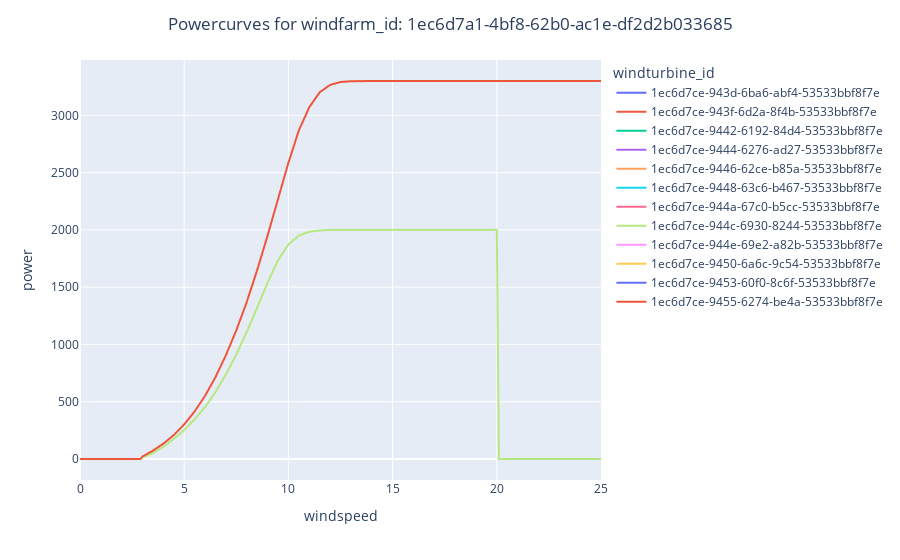

Notebook cell for this chart:
### Code cell
farm='1ec6d7a1-4bf8-62b0-ac1e-df2d2b033685'
p_df = power_df[power_df.windfarm_id==farm]

fig = px.line(p_df, x="windspeed", y="power", color='windturbine_id')
fig.update_layout(title_text=f"Powercurves for windfarm_id: {farm}", title_x=0.5)
fig.show()

### Figure 1 — Plotly figure (JSON) as saved in the notebook; plotly's stock layout.template omitted (floating-point values rounded to 4 significant figures; data arrays with more than 128 entries replaced by an {"elided": "..."} marker saying what was removed)
{"data": [{"hovertemplate": "windturbine_id=1ec6d7ce-943d-6ba6-abf4-53533bbf8f7e<br>windspeed=%{x}<br>power=%{y}<extra></extra>", "legendgroup": "1ec6d7ce-943d-6ba6-abf4-53533bbf8f7e", "line": {"color": "#636efa", "dash": "solid"}, "marker": {"symbol": "circle"}, "mode": "lines", "name": "1ec6d7ce-943d-6ba6-abf4-53533bbf8f7e", "showlegend": true, "type": "scattergl", "x": {"elided": "251 float values"}, "xaxis": "x", "y": {"elided": "251 float values"}, "yaxis": "y"}, {"hovertemplate": "windturbine_id=1ec6d7ce-943f-6d2a-8f4b-53533bbf8f7e<br>windspeed=%{x}<br>power=%{y}<extra></extra>", "legendgroup": "1ec6d7ce-943f-6d2a-8f4b-53533bbf8f7e", "line": {"color": "#EF553B", "dash": "solid"}, "marker": {"symbol": "circle"}, "mode": "lines", "name": "1ec6d7ce-943f-6d2a-8f4b-53533bbf8f7e", "showlegend": true, "type": "scattergl", "x": {"elided": "251 float values"}, "xaxis": "x", "y": {"elided": "251 float values"}, "yaxis": "y"}, {"hovertemplate": "windturbine_id=1ec6d7ce-9442-6192-84d4-53533bbf8f7e<br>windspeed=%{x}<br>power=%{y}<extra></extra>", "legendgroup": "1ec6d7ce-9442-6192-84d4-53533bbf8f7e", "line": {"color": "#00cc96", "dash": "solid"}, "marker": {"symbol": "circle"}, "mode": "lines", "name": "1ec6d7ce-9442-6192-84d4-53533bbf8f7e", "showlegend": true, "type": "scattergl", "x": {"elided": "251 float values"}, "xaxis": "x", "y": {"elided": "251 float values"}, "yaxis": "y"}, {"hovertemplate": "windturbine_id=1ec6d7ce-9444-6276-ad27-53533bbf8f7e<br>windspeed=%{x}<br>power=%{y}<extra></extra>", "legendgroup": "1ec6d7ce-9444-6276-ad27-53533bbf8f7e", "line": {"color": "#ab63fa", "dash": "solid"}, "marker": {"symbol": "circle"}, "mode": "lines", "name": "1ec6d7ce-9444-6276-ad27-53533bbf8f7e", "showlegend": true, "type": "scattergl", "x": {"elided": "251 float values"}, "xaxis": "x", "y": {"elided": "251 float values"}, "yaxis": "y"}, {"hovertemplate": "windturbine_id=1ec6d7ce-9446-62ce-b85a-53533bbf8f7e<br>windspeed=%{x}<br>power=%{y}<extra></extra>", "legendgroup": "1ec6d7ce-9446-62ce-b85a-53533bbf8f7e", "line": {"color": "#FFA15A", "dash": "solid"}, "marker": {"symbol": "circle"}, "mode": "lines", "name": "1ec6d7ce-9446-62ce-b85a-53533bbf8f7e", "showlegend": true, "type": "scattergl", "x": {"elided": "251 float values"}, "xaxis": "x", "y": {"elided": "251 float values"}, "yaxis": "y"}, {"hovertemplate": "windturbine_id=1ec6d7ce-9448-63c6-b467-53533bbf8f7e<br>windspeed=%{x}<br>power=%{y}<extra></extra>", "legendgroup": "1ec6d7ce-9448-63c6-b467-53533bbf8f7e", "line": {"color": "#19d3f3", "dash": "solid"}, "marker": {"symbol": "circle"}, "mode": "lines", "name": "1ec6d7ce-9448-63c6-b467-53533bbf8f7e", "showlegend": true, "type": "scattergl", "x": {"elided": "251 float values"}, "xaxis": "x", "y": {"elided": "251 float values"}, "yaxis": "y"}, {"hovertemplate": "windturbine_id=1ec6d7ce-944a-67c0-b5cc-53533bbf8f7e<br>windspeed=%{x}<br>power=%{y}<extra></extra>", "legendgroup": "1ec6d7ce-944a-67c0-b5cc-53533bbf8f7e", "line": {"color": "#FF6692", "dash": "solid"}, "marker": {"symbol": "circle"}, "mode": "lines", "name": "1ec6d7ce-944a-67c0-b5cc-53533bbf8f7e", "showlegend": true, "type": "scattergl", "x": {"elided": "251 float values"}, "xaxis": "x", "y": {"elided": "251 float values"}, "yaxis": "y"}, {"hovertemplate": "windturbine_id=1ec6d7ce-944c-6930-8244-53533bbf8f7e<br>windspeed=%{x}<br>power=%{y}<extra></extra>", "legendgroup": "1ec6d7ce-944c-6930-8244-53533bbf8f7e", "line": {"color": "#B6E880", "dash": "solid"}, "marker": {"symbol": "circle"}, "mode": "lines", "name": "1ec6d7ce-944c-6930-8244-53533bbf8f7e", "showlegend": true, "type": "scattergl", "x": {"elided": "251 float values"}, "xaxis": "x", "y": {"elided": "251 float values"}, "yaxis": "y"}, {"hovertemplate": "windturbine_id=1ec6d7ce-944e-69e2-a82b-53533bbf8f7e<br>windspeed=%{x}<br>power=%{y}<extra></extra>", "legendgroup": "1ec6d7ce-944e-69e2-a82b-53533bbf8f7e", "line": {"color": "#FF97FF", "dash": "solid"}, "marker": {"symbol": "circle"}, "mode": "lines", "name": "1ec6d7ce-944e-69e2-a82b-53533bbf8f7e", "showlegend": true, "type": "scattergl", "x": {"elided": "251 float values"}, "xaxis": "x", "y": {"elided": "251 float values"}, "yaxis": "y"}, {"hovertemplate": "windturbine_id=1ec6d7ce-9450-6a6c-9c54-53533bbf8f7e<br>windspeed=%{x}<br>power=%{y}<extra></extra>", "legendgroup": "1ec6d7ce-9450-6a6c-9c54-53533bbf8f7e", "line": {"color": "#FECB52", "dash": "solid"}, "marker": {"symbol": "circle"}, "mode": "lines", "name": "1ec6d7ce-9450-6a6c-9c54-53533bbf8f7e", "showlegend": true, "type": "scattergl", "x": {"elided": "251 float values"}, "xaxis": "x", "y": {"elided": "251 float values"}, "yaxis": "y"}, {"hovertemplate": "windturbine_id=1ec6d7ce-9453-60f0-8c6f-53533bbf8f7e<br>windspeed=%{x}<br>power=%{y}<extra></extra>", "legendgroup": "1ec6d7ce-9453-60f0-8c6f-53533bbf8f7e", "line": {"color": "#636efa", "dash": "solid"}, "marker": {"symbol": "circle"}, "mode": "lines", "name": "1ec6d7ce-9453-60f0-8c6f-53533bbf8f7e", "showlegend": true, "type": "scattergl", "x": {"elided": "251 float values"}, "xaxis": "x", "y": {"elided": "251 float values"}, "yaxis": "y"}, {"hovertemplate": "windturbine_id=1ec6d7ce-9455-6274-be4a-53533bbf8f7e<br>windspeed=%{x}<br>power=%{y}<extra></extra>", "legendgroup": "1ec6d7ce-9455-6274-be4a-53533bbf8f7e", "line": {"color": "#EF553B", "dash": "solid"}, "marker": {"symbol": "circle"}, "mode": "lines", "name": "1ec6d7ce-9455-6274-be4a-53533bbf8f7e", "showlegend": true, "type": "scattergl", "x": {"elided": "251 float values"}, "xaxis": "x", "y": {"elided": "251 float values"}, "yaxis": "y"}], "layout": {"legend": {"title": {"text": "windturbine_id"}, "tracegroupgap": 0}, "margin": {"t": 60}, "title": {"text": "Powercurves for windfarm_id: 1ec6d7a1-4bf8-62b0-ac1e-df2d2b033685", "x": 0.5}, "xaxis": {"anchor": "y", "domain": [0, 1], "title": {"text": "windspeed"}}, "yaxis": {"anchor": "x", "domain": [0, 1], "title": {"text": "power"}}}}
